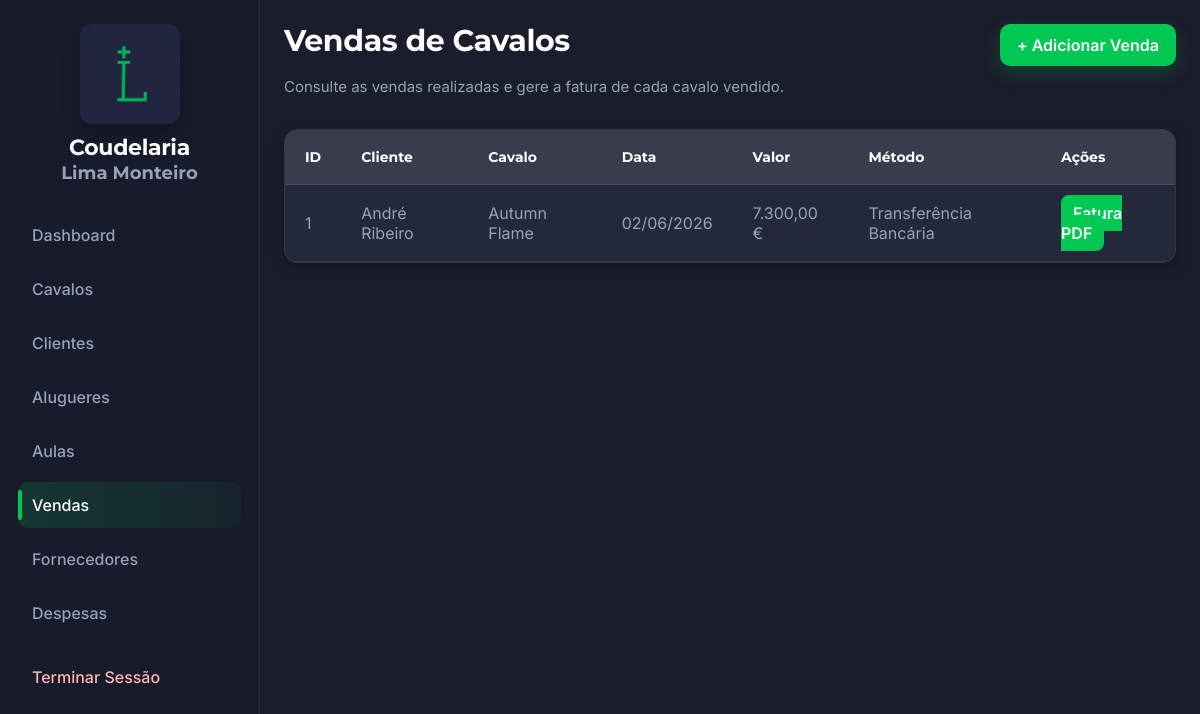
The app's page /admin/vendas.php (signed in) with its own data.
### tables this page shows
CREATE TABLE `vendas_cavalos` (
  `id` int(11) NOT NULL,
  `cliente_id` int(11) NOT NULL,
  `cavalo_id` int(11) NOT NULL,
  `data_venda` date NOT NULL,
  `valor` decimal(10,2) NOT NULL,
  `metodo_pagamento` varchar(50) DEFAULT NULL,
  `observacoes` text DEFAULT NULL,
  `data_criacao` timestamp NOT NULL DEFAULT current_timestamp()
);

CREATE TABLE `clientes` (
  `id` int(11) NOT NULL,
  `nome` varchar(150) NOT NULL,
  `email` varchar(150) NOT NULL,
  `telefone` varchar(30) DEFAULT NULL,
  `mensagem` text NOT NULL,
  `tipo_interesse` varchar(50) DEFAULT 'compra',
  `estado` varchar(50) DEFAULT 'potencial',
  `criado_em` timestamp NOT NULL DEFAULT current_timestamp()
);

CREATE TABLE `cavalos` (
  `id` int(11) NOT NULL,
  `nome` varchar(150) NOT NULL,
  `raca` varchar(100) NOT NULL,
  `sexo` varchar(20) DEFAULT NULL,
  `data_nascimento` date DEFAULT NULL,
  `altura` decimal(3,2) DEFAULT NULL,
  `cor` varchar(50) DEFAULT NULL,
  `preco` decimal(10,2) NOT NULL,
  `estado` varchar(50) DEFAULT NULL,
  `descricao` text DEFAULT NULL,
  `imagem` varchar(255) DEFAULT NULL,
  `criado_em` timestamp NOT NULL DEFAULT current_timestamp()
);

### admin/vendas.php (the view, shortened to what this page needs)
<?php
require_once __DIR__ . '/../backend/conexao.php';
$stmt = $conn->query("
    SELECT
        vendas_cavalos.id,
        vendas_cavalos.data_venda,
        vendas_cavalos.valor,
        vendas_cavalos.metodo_pagamento,
        clientes.nome AS cliente_nome,
        cavalos.nome AS cavalo_nome
    FROM vendas_cavalos
    INNER JOIN clientes ON clientes.id = vendas_cavalos.cliente_id
    INNER JOIN cavalos ON cavalos.id = vendas_cavalos.cavalo_id
    ORDER BY vendas_cavalos.data_venda DESC, vendas_cavalos.id DESC
");
$vendas = $stmt->fetchAll(PDO::FETCH_ASSOC);
function formatarDataVenda($data) {
    return date('d/m/Y', strtotime($data));
}
function formatarValorVenda($valor) {
    return number_format((float)$valor, 2, ',', '.') . ' €';
}
?>
<!DOCTYPE html>
<html lang="pt">
<head>
    <link rel="stylesheet" href="assets/css/admin.css">
</head>
<body>
    <div class="admin-layout">
        <aside class="admin-sidebar">
            <a href="../public/index.html" class="sidebar-logo-link">
                <div class="sidebar-logo">
                    <img src="assets/img/logo.png" alt="Logo da Coudelaria">
                    <div class="sidebar-titulo">
                        <h2>Coudelaria</h2>
                        <h3>Lima Monteiro</h3>
                    </div>
                </div>
            </a>
            <nav class="sidebar-nav">
                <a href="dashboard.php" class="nav-link">Dashboard</a>
                <a href="cavalos.php" class="nav-link">Cavalos</a>
                <a href="clientes.php" class="nav-link">Clientes</a>
                <a href="alugueres.php" class="nav-link">Alugueres</a>
                <a href="aulas.php" class="nav-link">Aulas</a>
                <a href="vendas.php" class="nav-link ativo">Vendas</a>
                <a href="fornecedores.php" class="nav-link">Fornecedores</a>
                <a href="despesas.php" class="nav-link">Despesas</a>
                <a href="logout.php" class="nav-link nav-link-sair">Terminar Sessão</a>
            </nav>
        </aside>
        <main class="admin-main">
            <header class="admin-header admin-header-flex">
                <div class="admin-header-texto">
                    <h1>Vendas de Cavalos</h1>
                    <p>Consulte as vendas realizadas e gere a fatura de cada cavalo vendido.</p>
                </div>
                <a href="adicionar-venda.php" class="botao-adicionar">+ Adicionar Venda</a>
            </header>
            <section class="tabela-container">
                <table class="admin-tabela">
                    <thead>
                        <tr>
                            <th>ID</th>
                            <th>Cliente</th>
                            <th>Cavalo</th>
                            <th>Data</th>
                            <th>Valor</th>
                            <th>Método</th>
                            <th>Ações</th>
                        </tr>
                    </thead>
                    <tbody>
                        <?php if (count($vendas) === 0): ?>
                            <tr>
                                <td colspan="7" class="mensagem-vazia">
                                    Ainda não existem vendas registadas.
                                </td>
                            </tr>
                        <?php else: ?>
                            <?php foreach ($vendas as $venda): ?>
                                <tr>
                                    <td><?= htmlspecialchars($venda['id']) ?></td>
                                    <td><?= htmlspecialchars($venda['cliente_nome']) ?></td>
                                    <td><?= htmlspecialchars($venda['cavalo_nome']) ?></td>
                                    <td><?= htmlspecialchars(formatarDataVenda($venda['data_venda'])) ?></td>
                                    <td><?= htmlspecialchars(formatarValorVenda($venda['valor'])) ?></td>
                                    <td>
                                        <?= !empty($venda['metodo_pagamento'])
                                            ? htmlspecialchars($venda['metodo_pagamento'])
                                            : '-'
                                        ?>
                                    </td>
                                    <td>
                                        <a
                                            href="fatura-venda.php?id=<?= htmlspecialchars($venda['id']) ?>"
                                            class="btn-editar"
                                            target="_blank"
                                        >
                                            Fatura PDF
                                        </a>
                                    </td>
                                </tr>
                            <?php endforeach; ?>
                        <?php endif; ?>
                    </tbody>
                </table>
            </section>
        </main>
    </div>
</body>
</html>

### admin/assets/css/admin.css (style rules this page uses)
:root { --cor-fundo: #1A1D2B; --cor-destaque: #00C853; --cor-card: #24283B; --cor-sidebar: #171B2B; --texto-principal: #FFFFFF; --texto-secundario: #94A3B8; --cor-perigo: #ff4d4f; --cor-borda: rgba(255, 255, 255, 0.08); }
* { margin: 0; padding: 0; box-sizing: border-box; }
body { font-family: 'Inter', sans-serif; background-color: var(--cor-fundo); color: var(--texto-principal); }
a { text-decoration: none; color: inherit; }
.admin-layout { min-height: 100vh; display: grid; grid-template-columns: 260px 1fr; }
.admin-sidebar { background-color: var(--cor-sidebar); border-right: 1px solid var(--cor-borda); padding: 24px 18px; box-shadow: inset -1px 0 0 rgba(255,255,255,0.03); }
.sidebar-logo-link { display: block; text-decoration: none; }
.sidebar-logo { display: flex; flex-direction: column; align-items: center; gap: 12px; margin-bottom: 28px; text-align: center; }
.sidebar-logo img { width: 100px; max-width: 100%; height: auto; border-radius: 12px; box-shadow: 0 10px 20px rgba(0,0,0,0.22); }
.sidebar-titulo { text-align: center; }
.sidebar-titulo h2 { font-family: 'Montserrat', sans-serif; font-size: 22px; color: var(--texto-principal); line-height: 1.1; letter-spacing: -0.3px; }
.sidebar-titulo h3 { font-family: 'Montserrat', sans-serif; font-size: 18px; color: var(--texto-secundario); line-height: 1.1; margin-top: 4px; }
.sidebar-nav { display: flex; flex-direction: column; gap: 8px; }
.nav-link { position: relative; padding: 13px 14px; border-radius: 10px; color: var(--texto-secundario); font-weight: 500; transition: 0.2s; }
.nav-link:hover, .nav-link.ativo { background: linear-gradient(90deg, rgba(0, 200, 83, 0.16), rgba(0, 200, 83, 0.05)); color: var(--texto-principal); }
.nav-link.ativo::before { content: ""; position: absolute; left: 0; top: 8px; bottom: 8px; width: 4px; border-radius: 4px; background: var(--cor-destaque); }
.nav-link-sair { margin-top: 10px; color: #ffb3b4; }
.admin-main { padding: 24px; }
.admin-header { margin-bottom: 18px; }
.admin-header-flex { display: flex; align-items: flex-start; justify-content: space-between; column-gap: 80px; row-gap: 20px; flex-wrap: nowrap; margin-bottom: 24px; }
.admin-header-texto { display: flex; flex-direction: column; gap: 10px; flex: 1; min-width: 0; max-width: 720px; padding-right: 24px; }
.admin-header h1 { font-family: 'Montserrat', sans-serif; font-size: 30px; line-height: 1.1; letter-spacing: -0.4px; margin-bottom: 2px; }
.admin-header p { margin-top: 6px; color: var(--texto-secundario); font-size: 15px; line-height: 1.6; }
.admin-header-flex .botao-adicionar { margin-left: auto; flex-shrink: 0; align-self: flex-start; }
.botao-principal, .botao-secundario, .botao-adicionar { display: inline-flex; align-items: center; justify-content: center; min-height: 42px; padding: 0 16px; border-radius: 10px; font-weight: 600; transition: 0.2s ease; border: 1px solid transparent; white-space: nowrap; }
.botao-principal, .botao-adicionar { background: var(--cor-destaque); color: #FFFFFF; box-shadow: 0 8px 20px rgba(0, 200, 83, 0.2); }
.btn-editar, .btn-apagar { border: none; border-radius: 8px; padding: 8px 12px; font-weight: 600; cursor: pointer; transition: 0.2s; }
.btn-editar { background-color: var(--cor-destaque); color: #FFFFFF; }
.tabela-container { background-color: var(--cor-card); border-radius: 14px; overflow: hidden; box-shadow: 0 4px 15px rgba(0, 0, 0, 0.25); border: 1px solid var(--cor-borda); }
table, .admin-tabela { width: 100%; border-collapse: collapse; }
thead, thead tr { background-color: rgba(255, 255, 255, 0.03); }
th, td { text-align: left; padding: 16px; border-bottom: 1px solid var(--cor-borda); vertical-align: middle; }
th { font-family: 'Montserrat', sans-serif; font-size: 14px; color: var(--texto-principal); background-color: rgba(255, 255, 255, 0.03); }
td { color: var(--texto-secundario); }
.tabela-container { margin-top: 20px; }
.admin-header-flex { margin-bottom: 30px; }
.admin-tabela th, .admin-tabela td { padding: 18px 20px; }
.admin-tabela tbody tr { transition: background 0.2s; }

### records on screen
vendas_cavalos: id "1", cliente.nome "André Ribeiro", cavalo.nome "Autumn Flame", data_venda "02/06/2026", valor "7.300,00 €", metodo_pagamento "Transferência Bancária"
